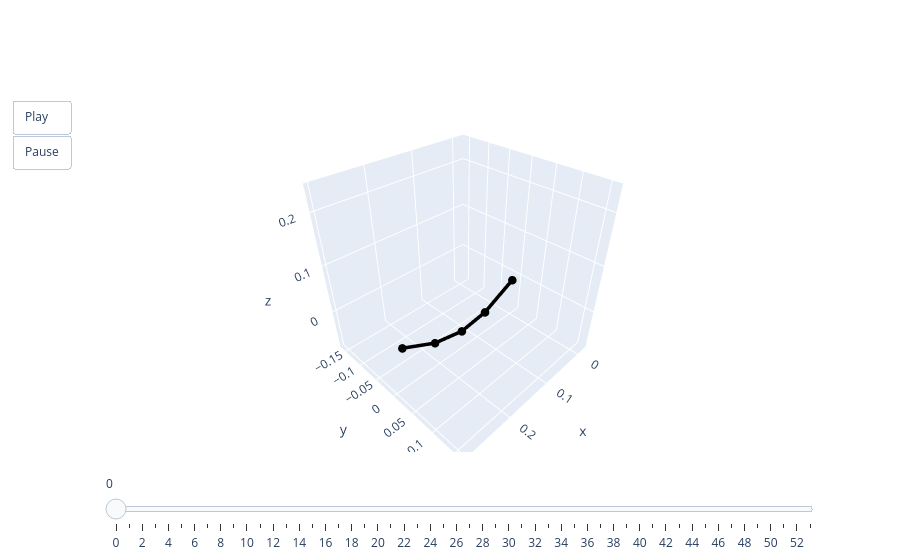

Write notebook code for a chart like this one.
### Code cell
animate(pred[1], n_nodes=properties.N)

### Figure 1 — Plotly figure (JSON) as saved in the notebook; plotly's stock layout.template omitted (floating-point values rounded to 4 significant figures)
{"data": [{"line": {"color": "black", "width": 7}, "marker": {"size": 5}, "mode": "lines+markers", "type": "scatter3d", "x": [0, 0.07927, 0.1428, 0.2096, 0.2786], "y": [0, 0, 0, 0, 0], "z": [0, -0.03683, -0.04526, -0.02994, 0.006104]}], "layout": {"scene": {"aspectmode": "cube", "xaxis": {"autorange": false, "range": [-0.02793, 0.3072]}, "yaxis": {"autorange": false, "range": [-0.1676, 0.1676]}, "zaxis": {"autorange": false, "range": [-0.08763, 0.2475]}}, "sliders": [{"steps": [{"args": [["0"], {"frame": {"duration": 0, "redraw": true}, "mode": "immediate"}], "label": "0", "method": "animate"}, {"args": [["1"], {"frame": {"duration": 0, "redraw": true}, "mode": "immediate"}], "label": "1", "method": "animate"}, {"args": [["2"], {"frame": {"duration": 0, "redraw": true}, "mode": "immediate"}], "label": "2", "method": "animate"}, {"args": [["3"], {"frame": {"duration": 0, "redraw": true}, "mode": "immediate"}], "label": "3", "method": "animate"}, {"args": [["4"], {"frame": {"duration": 0, "redraw": true}, "mode": "immediate"}], "label": "4", "method": "animate"}, {"args": [["5"], {"frame": {"duration": 0, "redraw": true}, "mode": "immediate"}], "label": "5", "method": "animate"}, {"args": [["6"], {"frame": {"duration": 0, "redraw": true}, "mode": "immediate"}], "label": "6", "method": "animate"}, {"args": [["7"], {"frame": {"duration": 0, "redraw": true}, "mode": "immediate"}], "label": "7", "method": "animate"}, {"args": [["8"], {"frame": {"duration": 0, "redraw": true}, "mode": "immediate"}], "label": "8", "method": "animate"}, {"args": [["9"], {"frame": {"duration": 0, "redraw": true}, "mode": "immediate"}], "label": "9", "method": "animate"}, {"args": [["10"], {"frame": {"duration": 0, "redraw": true}, "mode": "immediate"}], "label": "10", "method": "animate"}, {"args": [["11"], {"frame": {"duration": 0, "redraw": true}, "mode": "immediate"}], "label": "11", "method": "animate"}, {"args": [["12"], {"frame": {"duration": 0, "redraw": true}, "mode": "immediate"}], "label": "12", "method": "animate"}, {"args": [["13"], {"frame": {"duration": 0, "redraw": true}, "mode": "immediate"}], "label": "13", "method": "animate"}, {"args": [["14"], {"frame": {"duration": 0, "redraw": true}, "mode": "immediate"}], "label": "14", "method": "animate"}, {"args": [["15"], {"frame": {"duration": 0, "redraw": true}, "mode": "immediate"}], "label": "15", "method": "animate"}, {"args": [["16"], {"frame": {"duration": 0, "redraw": true}, "mode": "immediate"}], "label": "16", "method": "animate"}, {"args": [["17"], {"frame": {"duration": 0, "redraw": true}, "mode": "immediate"}], "label": "17", "method": "animate"}, {"args": [["18"], {"frame": {"duration": 0, "redraw": true}, "mode": "immediate"}], "label": "18", "method": "animate"}, {"args": [["19"], {"frame": {"duration": 0, "redraw": true}, "mode": "immediate"}], "label": "19", "method": "animate"}, {"args": [["20"], {"frame": {"duration": 0, "redraw": true}, "mode": "immediate"}], "label": "20", "method": "animate"}, {"args": [["21"], {"frame": {"duration": 0, "redraw": true}, "mode": "immediate"}], "label": "21", "method": "animate"}, {"args": [["22"], {"frame": {"duration": 0, "redraw": true}, "mode": "immediate"}], "label": "22", "method": "animate"}, {"args": [["23"], {"frame": {"duration": 0, "redraw": true}, "mode": "immediate"}], "label": "23", "method": "animate"}, {"args": [["24"], {"frame": {"duration": 0, "redraw": true}, "mode": "immediate"}], "label": "24", "method": "animate"}, {"args": [["25"], {"frame": {"duration": 0, "redraw": true}, "mode": "immediate"}], "label": "25", "method": "animate"}, {"args": [["26"], {"frame": {"duration": 0, "redraw": true}, "mode": "immediate"}], "label": "26", "method": "animate"}, {"args": [["27"], {"frame": {"duration": 0, "redraw": true}, "mode": "immediate"}], "label": "27", "method": "animate"}, {"args": [["28"], {"frame": {"duration": 0, "redraw": true}, "mode": "immediate"}], "label": "28", "method": "animate"}, {"args": [["29"], {"frame": {"duration": 0, "redraw": true}, "mode": "immediate"}], "label": "29", "method": "animate"}, {"args": [["30"], {"frame": {"duration": 0, "redraw": true}, "mode": "immediate"}], "label": "30", "method": "animate"}, {"args": [["31"], {"frame": {"duration": 0, "redraw": true}, "mode": "immediate"}], "label": "31", "method": "animate"}, {"args": [["32"], {"frame": {"duration": 0, "redraw": true}, "mode": "immediate"}], "label": "32", "method": "animate"}, {"args": [["33"], {"frame": {"duration": 0, "redraw": true}, "mode": "immediate"}], "label": "33", "method": "animate"}, {"args": [["34"], {"frame": {"duration": 0, "redraw": true}, "mode": "immediate"}], "label": "34", "method": "animate"}, {"args": [["35"], {"frame": {"duration": 0, "redraw": true}, "mode": "immediate"}], "label": "35", "method": "animate"}, {"args": [["36"], {"frame": {"duration": 0, "redraw": true}, "mode": "immediate"}], "label": "36", "method": "animate"}, {"args": [["37"], {"frame": {"duration": 0, "redraw": true}, "mode": "immediate"}], "label": "37", "method": "animate"}, {"args": [["38"], {"frame": {"duration": 0, "redraw": true}, "mode": "immediate"}], "label": "38", "method": "animate"}, {"args": [["39"], {"frame": {"duration": 0, "redraw": true}, "mode": "immediate"}], "label": "39", "method": "animate"}, {"args": [["40"], {"frame": {"duration": 0, "redraw": true}, "mode": "immediate"}], "label": "40", "method": "animate"}, {"args": [["41"], {"frame": {"duration": 0, "redraw": true}, "mode": "immediate"}], "label": "41", "method": "animate"}, {"args": [["42"], {"frame": {"duration": 0, "redraw": true}, "mode": "immediate"}], "label": "42", "method": "animate"}, {"args": [["43"], {"frame": {"duration": 0, "redraw": true}, "mode": "immediate"}], "label": "43", "method": "animate"}, {"args": [["44"], {"frame": {"duration": 0, "redraw": true}, "mode": "immediate"}], "label": "44", "method": "animate"}, {"args": [["45"], {"frame": {"duration": 0, "redraw": true}, "mode": "immediate"}], "label": "45", "method": "animate"}, {"args": [["46"], {"frame": {"duration": 0, "redraw": true}, "mode": "immediate"}], "label": "46", "method": "animate"}, {"args": [["47"], {"frame": {"duration": 0, "redraw": true}, "mode": "immediate"}], "label": "47", "method": "animate"}, {"args": [["48"], {"frame": {"duration": 0, "redraw": true}, "mode": "immediate"}], "label": "48", "method": "animate"}, {"args": [["49"], {"frame": {"duration": 0, "redraw": true}, "mode": "immediate"}], "label": "49", "method": "animate"}, {"args": [["50"], {"frame": {"duration": 0, "redraw": true}, "mode": "immediate"}], "label": "50", "method": "animate"}, {"args": [["51"], {"frame": {"duration": 0, "redraw": true}, "mode": "immediate"}], "label": "51", "method": "animate"}, {"args": [["52"], {"frame": {"duration": 0, "redraw": true}, "mode": "immediate"}], "label": "52", "method": "animate"}, {"args": [["53"], {"frame": {"duration": 0, "redraw": true}, "mode": "immediate"}], "label": "53", "method": "animate"}]}], "updatemenus": [{"buttons": [{"args": [null, {"frame": {"duration": 50, "redraw": true}, "fromcurrent": true}], "label": "Play", "method": "animate"}, {"args": [[null], {"frame": {"duration": 0, "redraw": true}, "mode": "immediate"}], "label": "Pause", "method": "animate"}], "showactive": false, "type": "buttons"}]}}
